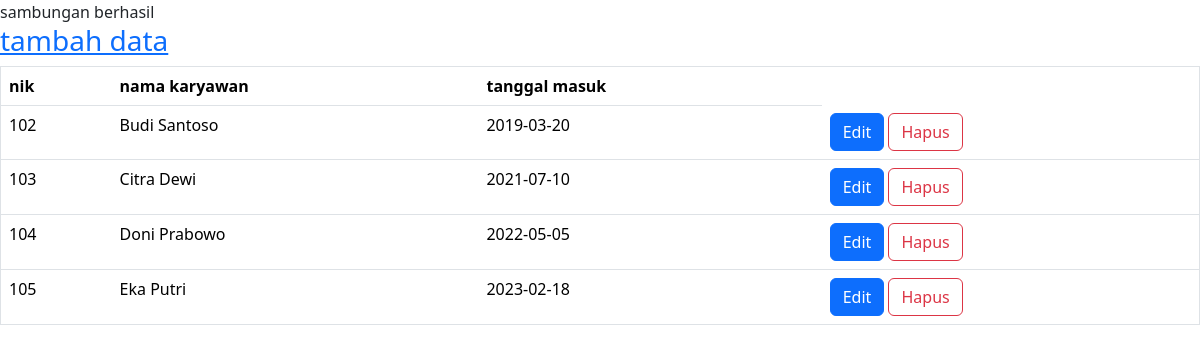
The app's page /admin.php with its own data.
### tables this page shows
CREATE TABLE `tbl_karyawan` (
  `id` int(11) NOT NULL,
  `nik` varchar(20) NOT NULL,
  `nama_karyawan` varchar(100) NOT NULL,
  `tanggal_masuk` date NOT NULL
);

### connection.php (called while the page is built, shortened)
<?php
$host = 'localhost';
$user = 'root';
$passw = '';
$db = 'db_parkir';
$conn = mysqli_connect($host, $user, $passw, $db);
function myquery($query)
{
    global $conn;
    $result = mysqli_query($conn, $query);
    $list = [];
    while ($data = mysqli_fetch_assoc($result)) {
        $list[] = $data;
    }
    return $list;
}

### admin.php (the view, shortened to what this page needs)
<?php
require 'connection.php';
$data_karyawan  = myquery("SELECT * FROM tbl_karyawan ");
?>
<!DOCTYPE html>
<html lang="en">
<head>
    <link href="https://cdn.jsdelivr.net/npm/bootstrap@5.3.3/dist/css/bootstrap.min.css" rel="stylesheet">
</head>
<body>
    <table class="table" border='1'>
        <h3><a href="add.php">tambah data</a></h3>
        <thead>
            <tr>
                <th>nik</th>
                <th>nama karyawan</th>
                <th>tanggal masuk</th>
            </tr>
        </thead>
        <tbody>
            <?php foreach ($data_karyawan as $data): ?>
                <tr>
                    <td><?= $data['nik'] ?></td>
                    <td><?= $data['nama_karyawan'] ?></td>
                    <td><?= $data['tanggal_masuk'] ?></td>
                    <td scope="row">
                        <a href="form_edit.php?id=<?= $data['id'] ?>" class="btn btn-primary">Edit</a>
                       <a href="functions.php?action=delete&id=<?= $data['id'] ?>" class="btn btn-outline-danger" onClick="return confirm('Yakin akan menghapus?')">Hapus</a>
                    </td>
                </tr>
            <?php endforeach; ?>
        </tbody>
    </table>
</body>
</html>

### records on screen
tbl_karyawan: nik "102", nama_karyawan "Budi Santoso", tanggal_masuk "2019-03-20"
tbl_karyawan: nik "103", nama_karyawan "Citra Dewi", tanggal_masuk "2021-07-10"
tbl_karyawan: nik "104", nama_karyawan "Doni Prabowo", tanggal_masuk "2022-05-05"
tbl_karyawan: nik "105", nama_karyawan "Eka Putri", tanggal_masuk "2023-02-18"
